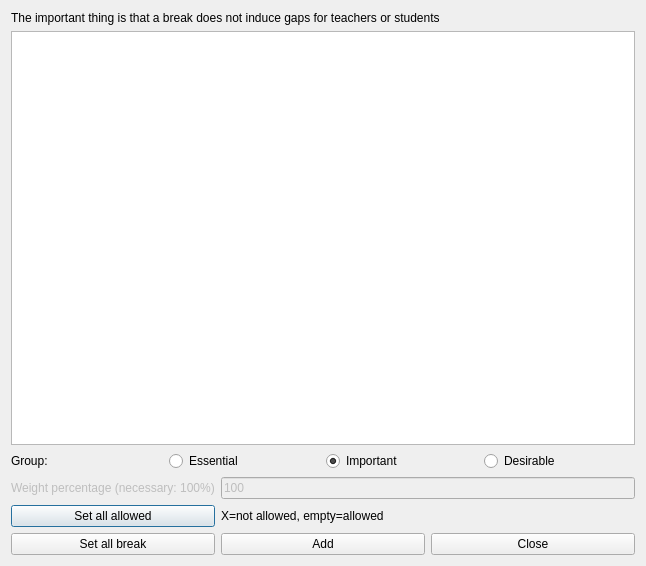
<?xml version="1.0" encoding="UTF-8"?>
<ui version="4.0">
 <class>AddConstraintBreakTimesForm_template</class>
 <widget class="QDialog" name="AddConstraintBreakTimesForm_template">
  <property name="geometry">
   <rect>
    <x>0</x>
    <y>0</y>
    <width>646</width>
    <height>566</height>
   </rect>
  </property>
  <property name="windowTitle">
   <string extracomment="This is the title of the dialog to add a new constraint of this type">Add break times</string>
  </property>
  <layout class="QGridLayout" name="gridLayout">
   <item row="0" column="0">
    <widget class="QLabel" name="textLabel1">
     <property name="sizePolicy">
      <sizepolicy hsizetype="Minimum" vsizetype="Minimum">
       <horstretch>0</horstretch>
       <verstretch>0</verstretch>
      </sizepolicy>
     </property>
     <property name="text">
      <string>The important thing is that a break does not induce gaps for teachers or students</string>
     </property>
     <property name="wordWrap">
      <bool>true</bool>
     </property>
    </widget>
   </item>
   <item row="1" column="0">
    <widget class="QTableWidget" name="notAllowedTimesTable"/>
   </item>
   <item row="2" column="0">
    <layout class="QHBoxLayout" name="horizontalLayout_4">
     <item>
      <widget class="QLabel" name="groupTextLabel">
       <property name="text">
        <string>Group:</string>
       </property>
      </widget>
     </item>
     <item>
      <widget class="QRadioButton" name="essentialRadioButton">
       <property name="text">
        <string>Essential</string>
       </property>
      </widget>
     </item>
     <item>
      <widget class="QRadioButton" name="importantRadioButton">
       <property name="text">
        <string>Important</string>
       </property>
       <property name="checked">
        <bool>true</bool>
       </property>
      </widget>
     </item>
     <item>
      <widget class="QRadioButton" name="desirableRadioButton">
       <property name="text">
        <string>Desirable</string>
       </property>
      </widget>
     </item>
    </layout>
   </item>
   <item row="3" column="0">
    <layout class="QHBoxLayout" name="weightBoxLayout">
     <item>
      <widget class="QLabel" name="weightTextLabel">
       <property name="enabled">
        <bool>false</bool>
       </property>
       <property name="frameShape">
        <enum>QFrame::NoFrame</enum>
       </property>
       <property name="frameShadow">
        <enum>QFrame::Plain</enum>
       </property>
       <property name="text">
        <string>Weight percentage (necessary: 100%)</string>
       </property>
       <property name="wordWrap">
        <bool>false</bool>
       </property>
      </widget>
     </item>
     <item>
      <widget class="QLineEdit" name="weightLineEdit">
       <property name="enabled">
        <bool>false</bool>
       </property>
       <property name="text">
        <string notr="true">100</string>
       </property>
      </widget>
     </item>
    </layout>
   </item>
   <item row="4" column="0">
    <layout class="QGridLayout" name="buttonsGridLayout">
     <item row="0" column="0">
      <widget class="QPushButton" name="setAllAllowedPushButton">
       <property name="text">
        <string comment="It refers to time slots">Set all allowed</string>
       </property>
      </widget>
     </item>
     <item row="0" column="1" colspan="2">
      <widget class="QLabel" name="label">
       <property name="text">
        <string extracomment="This is an explanation in a dialog for a constraint. It says that symbol X means that this slot is not allowed, and an empty cell means that the slot is allowed">X=not allowed, empty=allowed</string>
       </property>
      </widget>
     </item>
     <item row="1" column="0">
      <widget class="QPushButton" name="setAllBreakPushButton">
       <property name="text">
        <string comment="It refers to time slots">Set all break</string>
       </property>
      </widget>
     </item>
     <item row="1" column="1">
      <widget class="QPushButton" name="addConstraintPushButton">
       <property name="text">
        <string>Add</string>
       </property>
      </widget>
     </item>
     <item row="1" column="2">
      <widget class="QPushButton" name="closePushButton">
       <property name="text">
        <string>Close</string>
       </property>
      </widget>
     </item>
    </layout>
   </item>
  </layout>
 </widget>
 <layoutdefault spacing="6" margin="11"/>
 <resources/>
 <connections/>
</ui>
